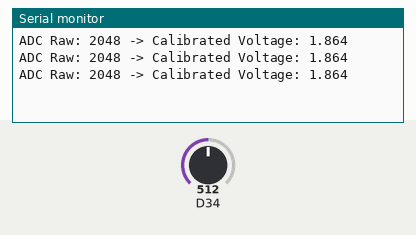
This sketch was run on a simulated Arduino Due. On the bench: the last lines printed to the serial monitor. Inputs (shaded band) come from the test bench; at power-on: D34 = 512 (analog values on the 0–1023 scale).

Above: at 1.3 s.
1.4 s: D34 set to 716
At 1.9 s:
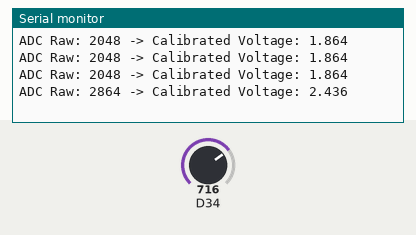
2.9 s: D34 set to 900
At 3.4 s:
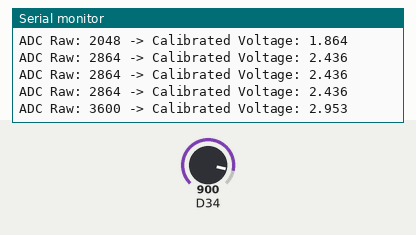
Timing chart, 0 to 5.9 s (numbered marks = the images above; inputs shaded):
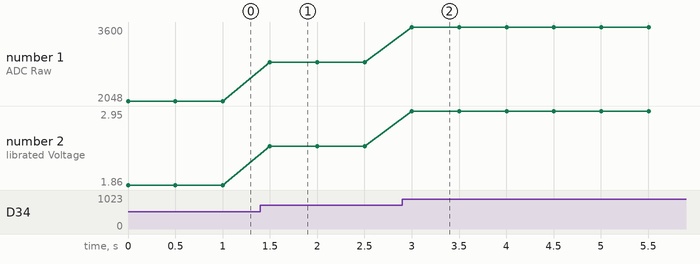

The sketch:

prueba.ino
```cpp
// Tabla de calibración (valores reales vs valores crudos del ADC)
float voltageReal[] = {0.0, 0.5, 1.0, 1.5, 3.3};
int adcRaw[] = {0, 512, 1024, 1530, 4095};
const int calibrationPoints = 5;

float calibrateADC(int adcValue) {
    for (int i = 0; i < calibrationPoints - 1; i++) {
        if (adcValue >= adcRaw[i] && adcValue <= adcRaw[i + 1]) {
            // Interpolación lineal
            return voltageReal[i] +
                   (voltageReal[i + 1] - voltageReal[i]) *
                   (adcValue - adcRaw[i]) / (adcRaw[i + 1] - adcRaw[i]);
        }
    }
    return 0.0; // Fuera de rango
}

void setup() {
    Serial.begin(115200);
    analogReadResolution(12); // Configura resolución del ADC (12 bits por defecto)
}

void loop() {
    int rawADC = analogRead(34); // Leer ADC del pin 34
    float calibratedVoltage = calibrateADC(rawADC);
    Serial.print("ADC Raw: ");
    Serial.print(rawADC);
    Serial.print(" -> Calibrated Voltage: ");
    Serial.println(calibratedVoltage, 3); // Mostrar voltaje calibrado con 3 decimales
    delay(500);
}
```

Measured:
- after the input at 1.4 s, the serial monitor: prints a new line after 0.10 s (image 1)
- after the input at 2.9 s, the serial monitor: prints a new line after 0.10 s (image 2)
- plotted number 1: 2048 → 2864 after the input at 1.4 s, 2864 → 3600 after the input at 2.9 s
- plotted number 2: 1.86 → 2.44 after the input at 1.4 s, 2.44 → 2.95 after the input at 2.9 s
